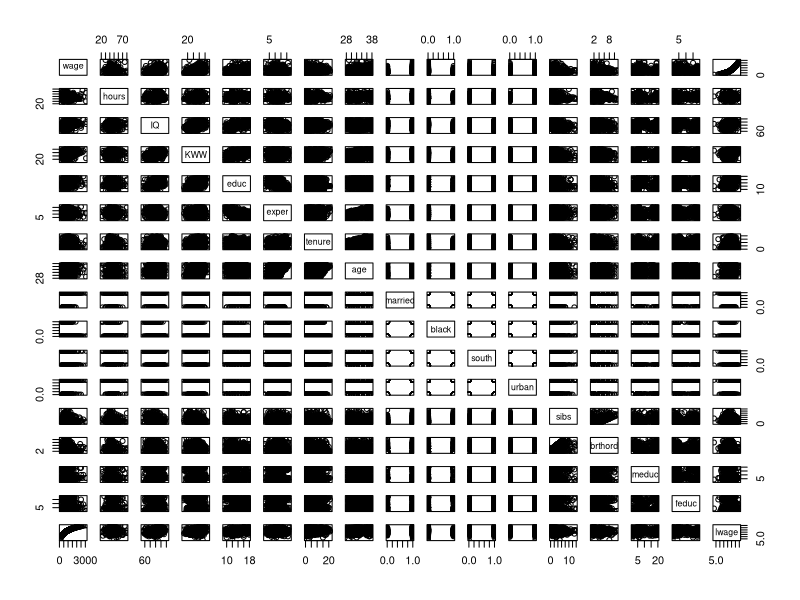

R code for this plot:
## ---- chunk 1
library(tidyverse)
## ---- chunk 2
wages <- read_csv("Wages.csv")
wages
## ---- chunk 3
data.frame(colnames(wages))
## ---- chunk 4
spec(wages)
## ---- chunk 5
print(wages)
## ---- chunk 6
plot(wages)
